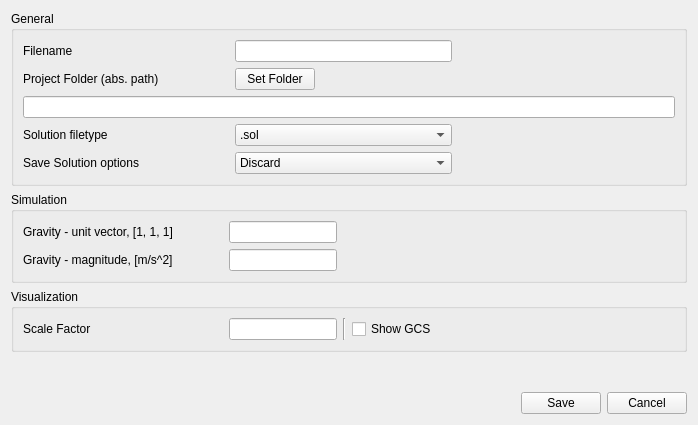
<?xml version="1.0" encoding="UTF-8"?>
<ui version="4.0">
 <class>Form</class>
 <widget class="QWidget" name="Form">
  <property name="geometry">
   <rect>
    <x>0</x>
    <y>0</y>
    <width>698</width>
    <height>425</height>
   </rect>
  </property>
  <property name="minimumSize">
   <size>
    <width>698</width>
    <height>425</height>
   </size>
  </property>
  <property name="maximumSize">
   <size>
    <width>698</width>
    <height>425</height>
   </size>
  </property>
  <property name="windowTitle">
   <string>Properties</string>
  </property>
  <layout class="QGridLayout" name="gridLayout_4">
   <item row="0" column="0">
    <layout class="QGridLayout" name="gridLayout_2">
     <item row="0" column="0">
      <widget class="QGroupBox" name="General_groupBox">
       <property name="title">
        <string>General</string>
       </property>
       <layout class="QGridLayout" name="gridLayout">
        <item row="1" column="0">
         <widget class="QLabel" name="project_folder_label">
          <property name="sizePolicy">
           <sizepolicy hsizetype="Fixed" vsizetype="Preferred">
            <horstretch>0</horstretch>
            <verstretch>0</verstretch>
           </sizepolicy>
          </property>
          <property name="minimumSize">
           <size>
            <width>200</width>
            <height>0</height>
           </size>
          </property>
          <property name="text">
           <string>Project Folder (abs. path)</string>
          </property>
         </widget>
        </item>
        <item row="3" column="2">
         <widget class="QComboBox" name="solutionFiletype_comboBox">
          <property name="sizePolicy">
           <sizepolicy hsizetype="Preferred" vsizetype="Fixed">
            <horstretch>0</horstretch>
            <verstretch>0</verstretch>
           </sizepolicy>
          </property>
          <property name="minimumSize">
           <size>
            <width>200</width>
            <height>0</height>
           </size>
          </property>
          <item>
           <property name="text">
            <string>.sol</string>
           </property>
          </item>
          <item>
           <property name="text">
            <string>.dat</string>
           </property>
          </item>
          <item>
           <property name="text">
            <string>.xlsx</string>
           </property>
          </item>
         </widget>
        </item>
        <item row="5" column="0">
         <widget class="QLabel" name="saveSolutionOptions_label">
          <property name="sizePolicy">
           <sizepolicy hsizetype="Fixed" vsizetype="Preferred">
            <horstretch>0</horstretch>
            <verstretch>0</verstretch>
           </sizepolicy>
          </property>
          <property name="minimumSize">
           <size>
            <width>100</width>
            <height>0</height>
           </size>
          </property>
          <property name="text">
           <string>Save Solution options</string>
          </property>
         </widget>
        </item>
        <item row="0" column="2">
         <widget class="QLineEdit" name="filename_lineEdit"/>
        </item>
        <item row="3" column="0">
         <widget class="QLabel" name="solutionFiletype_label">
          <property name="sizePolicy">
           <sizepolicy hsizetype="Fixed" vsizetype="Preferred">
            <horstretch>0</horstretch>
            <verstretch>0</verstretch>
           </sizepolicy>
          </property>
          <property name="minimumSize">
           <size>
            <width>200</width>
            <height>0</height>
           </size>
          </property>
          <property name="text">
           <string>Solution filetype</string>
          </property>
         </widget>
        </item>
        <item row="0" column="0">
         <widget class="QLabel" name="filename_label">
          <property name="sizePolicy">
           <sizepolicy hsizetype="Fixed" vsizetype="Preferred">
            <horstretch>0</horstretch>
            <verstretch>0</verstretch>
           </sizepolicy>
          </property>
          <property name="minimumSize">
           <size>
            <width>200</width>
            <height>0</height>
           </size>
          </property>
          <property name="text">
           <string>Filename</string>
          </property>
         </widget>
        </item>
        <item row="0" column="3">
         <spacer name="horizontalSpacer_6">
          <property name="orientation">
           <enum>Qt::Horizontal</enum>
          </property>
          <property name="sizeHint" stdset="0">
           <size>
            <width>40</width>
            <height>20</height>
           </size>
          </property>
         </spacer>
        </item>
        <item row="3" column="3">
         <spacer name="horizontalSpacer_5">
          <property name="orientation">
           <enum>Qt::Horizontal</enum>
          </property>
          <property name="sizeHint" stdset="0">
           <size>
            <width>40</width>
            <height>20</height>
           </size>
          </property>
         </spacer>
        </item>
        <item row="5" column="3">
         <spacer name="horizontalSpacer_4">
          <property name="orientation">
           <enum>Qt::Horizontal</enum>
          </property>
          <property name="sizeHint" stdset="0">
           <size>
            <width>40</width>
            <height>20</height>
           </size>
          </property>
         </spacer>
        </item>
        <item row="5" column="2">
         <widget class="QComboBox" name="saveDataToFile_comboBox">
          <item>
           <property name="text">
            <string>Discard</string>
           </property>
          </item>
          <item>
           <property name="text">
            <string>Overwrite (existing file)</string>
           </property>
          </item>
          <item>
           <property name="text">
            <string>Save to new (next available) file</string>
           </property>
          </item>
         </widget>
        </item>
        <item row="2" column="0" colspan="4">
         <widget class="QLineEdit" name="project_folder_lineEdit"/>
        </item>
        <item row="1" column="2">
         <widget class="QPushButton" name="set_folder_pushButton">
          <property name="enabled">
           <bool>true</bool>
          </property>
          <property name="sizePolicy">
           <sizepolicy hsizetype="Fixed" vsizetype="Fixed">
            <horstretch>0</horstretch>
            <verstretch>0</verstretch>
           </sizepolicy>
          </property>
          <property name="text">
           <string>Set Folder</string>
          </property>
         </widget>
        </item>
       </layout>
      </widget>
     </item>
     <item row="1" column="0">
      <widget class="QGroupBox" name="Simulation_grouoBox">
       <property name="title">
        <string>Simulation</string>
       </property>
       <layout class="QGridLayout" name="gridLayout_3">
        <item row="0" column="0">
         <widget class="QLabel" name="gravity_vector_label">
          <property name="sizePolicy">
           <sizepolicy hsizetype="Fixed" vsizetype="Preferred">
            <horstretch>0</horstretch>
            <verstretch>0</verstretch>
           </sizepolicy>
          </property>
          <property name="minimumSize">
           <size>
            <width>200</width>
            <height>0</height>
           </size>
          </property>
          <property name="text">
           <string>Gravity - unit vector, [1, 1, 1]</string>
          </property>
         </widget>
        </item>
        <item row="1" column="1">
         <widget class="QLineEdit" name="gravity_value_lineEdit">
          <property name="sizePolicy">
           <sizepolicy hsizetype="Fixed" vsizetype="Fixed">
            <horstretch>0</horstretch>
            <verstretch>0</verstretch>
           </sizepolicy>
          </property>
          <property name="minimumSize">
           <size>
            <width>100</width>
            <height>0</height>
           </size>
          </property>
         </widget>
        </item>
        <item row="1" column="0">
         <widget class="QLabel" name="gravity_value_label">
          <property name="text">
           <string>Gravity - magnitude, [m/s^2]</string>
          </property>
         </widget>
        </item>
        <item row="0" column="1">
         <widget class="QLineEdit" name="gravity_vector_lineEdit">
          <property name="sizePolicy">
           <sizepolicy hsizetype="Fixed" vsizetype="Fixed">
            <horstretch>0</horstretch>
            <verstretch>0</verstretch>
           </sizepolicy>
          </property>
          <property name="minimumSize">
           <size>
            <width>100</width>
            <height>0</height>
           </size>
          </property>
         </widget>
        </item>
        <item row="0" column="2">
         <spacer name="horizontalSpacer_3">
          <property name="orientation">
           <enum>Qt::Horizontal</enum>
          </property>
          <property name="sizeHint" stdset="0">
           <size>
            <width>40</width>
            <height>20</height>
           </size>
          </property>
         </spacer>
        </item>
       </layout>
      </widget>
     </item>
     <item row="4" column="0">
      <layout class="QHBoxLayout" name="horizontalLayout">
       <item>
        <spacer name="horizontalSpacer">
         <property name="orientation">
          <enum>Qt::Horizontal</enum>
         </property>
         <property name="sizeHint" stdset="0">
          <size>
           <width>40</width>
           <height>20</height>
          </size>
         </property>
        </spacer>
       </item>
       <item>
        <widget class="QPushButton" name="save_pushButton">
         <property name="text">
          <string>Save</string>
         </property>
        </widget>
       </item>
       <item>
        <widget class="QPushButton" name="cancel_pushButton">
         <property name="text">
          <string>Cancel</string>
         </property>
        </widget>
       </item>
      </layout>
     </item>
     <item row="3" column="0">
      <spacer name="verticalSpacer">
       <property name="orientation">
        <enum>Qt::Vertical</enum>
       </property>
       <property name="sizeHint" stdset="0">
        <size>
         <width>20</width>
         <height>40</height>
        </size>
       </property>
      </spacer>
     </item>
     <item row="2" column="0">
      <widget class="QGroupBox" name="Visualisation_groupBox">
       <property name="title">
        <string>Visualization</string>
       </property>
       <layout class="QGridLayout" name="gridLayout_5">
        <item row="0" column="1">
         <widget class="QLineEdit" name="scale_factor_lineEdit">
          <property name="sizePolicy">
           <sizepolicy hsizetype="Fixed" vsizetype="Fixed">
            <horstretch>0</horstretch>
            <verstretch>0</verstretch>
           </sizepolicy>
          </property>
          <property name="minimumSize">
           <size>
            <width>100</width>
            <height>0</height>
           </size>
          </property>
         </widget>
        </item>
        <item row="0" column="4">
         <spacer name="horizontalSpacer_2">
          <property name="orientation">
           <enum>Qt::Horizontal</enum>
          </property>
          <property name="sizeHint" stdset="0">
           <size>
            <width>40</width>
            <height>20</height>
           </size>
          </property>
         </spacer>
        </item>
        <item row="0" column="0">
         <widget class="QLabel" name="scale_factor_label">
          <property name="sizePolicy">
           <sizepolicy hsizetype="Fixed" vsizetype="Preferred">
            <horstretch>0</horstretch>
            <verstretch>0</verstretch>
           </sizepolicy>
          </property>
          <property name="minimumSize">
           <size>
            <width>200</width>
            <height>0</height>
           </size>
          </property>
          <property name="text">
           <string>Scale Factor</string>
          </property>
         </widget>
        </item>
        <item row="0" column="2">
         <widget class="Line" name="line">
          <property name="orientation">
           <enum>Qt::Vertical</enum>
          </property>
         </widget>
        </item>
        <item row="0" column="3">
         <widget class="QCheckBox" name="showGCS_checkBox">
          <property name="text">
           <string>Show GCS</string>
          </property>
          <property name="tristate">
           <bool>false</bool>
          </property>
         </widget>
        </item>
       </layout>
      </widget>
     </item>
    </layout>
   </item>
  </layout>
 </widget>
 <resources/>
 <connections/>
</ui>
